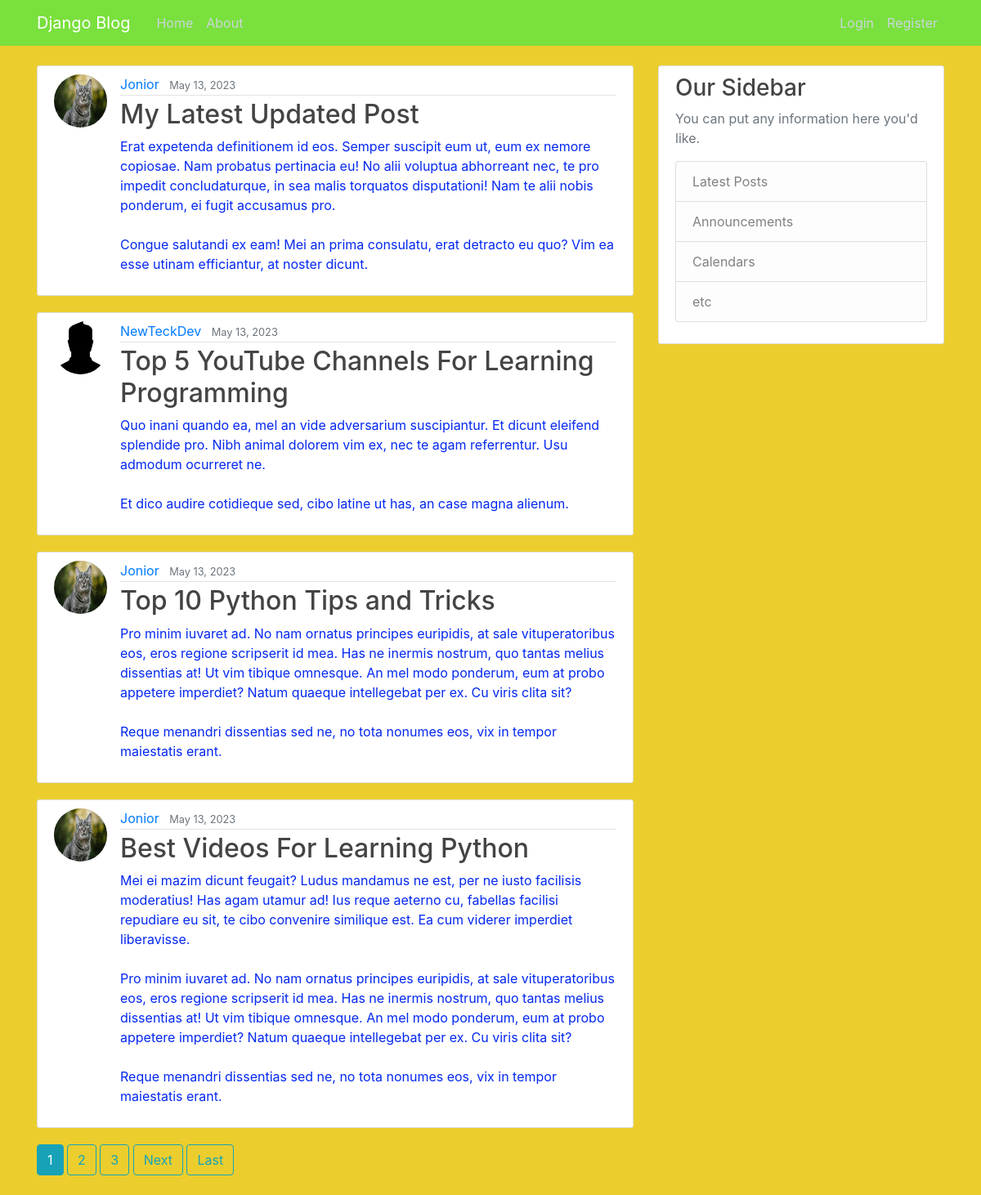
The page / on the database its author committed.
### blog/models.py (models this page shows, shortened)
class Post(models.Model):
    title = models.CharField(max_length=100)
    content = models.TextField()
    date_posted=models.DateTimeField(default=timezone.now)
    author = models.ForeignKey(User, on_delete=models.CASCADE)

### users/models.py (models this page shows, shortened)
class Profile(models.Model):
    user = models.OneToOneField(User, on_delete=models.CASCADE)
    image = models.ImageField(default='default.jpg', upload_to='profile_pics')

### blog/views.py (the view)
# urls.py: path('',PostListView.as_view(),name='blog-home'),
class PostListView(ListView):
    model  = Post
    template_name = 'blog/home.html'
    context_object_name = 'posts'
    ordering = ['-date_posted']
    paginate_by = 4

### blog/templates/blog/home.html (shortened to what this page needs)
{% extends "blog/base.html" %} {% block content %} {% for post in posts %}
<article class="media content-section">
  <img
    class="rounded-circle article-img"
    src="{{ post.author.profile.image.url }}"
  />
  <div class="media-body">
    <div class="article-metadata">
      <a class="mr-2" href="{% url 'user-posts' post.author.username %}">{{ post.author }}</a>
      <small class="text-muted">{{ post.date_posted|date:"F d, Y" }}</small>
    </div>
    <h2>
      <a class="article-title" href="{% url 'post-detail' post.id %}"
        >{{ post.title }}</a
      >
    </h2>
    <p class="article-content">{{ post.content }}</p>
  </div>
</article>
{% endfor %}
{% if is_paginated %}
  {% for num in page_obj.paginator.page_range %}
    {% if page_obj.number == num %}
      <a class="btn btn-info mb-4" href="?page={{ num }}">{{ num }}</a>
    {% elif num > page_obj.number|add:'-3' and num < page_obj.number|add:'3' %}
      <a class="btn btn-outline-info mb-4" href="?page={{ num }}">{{ num }}</a>
    {% endif %}
  {% endfor %}
  {% if page_obj.has_next %}
    <a class="btn btn-outline-info mb-4" href="?page={{ page_obj.next_page_number }}">Next</a>
    <a class="btn btn-outline-info mb-4"href="?page={{ page_obj.paginator.num_pages }}">Last</a>
  {% endif %}
{% endif %}
{% endblock content %}

### blog/templates/blog/base.html (shortened to what this page needs)
{% load static %}
<!DOCTYPE html>
<html>
<head>
    <link rel="stylesheet" href="https://cdn.jsdelivr.net/npm/bootstrap@4.0.0/dist/css/bootstrap.min.css">
    <link rel="stylesheet" href="{% static 'blog/main.css' %}">
</head>
<body>
    <header class="site-header">
        <nav class="navbar navbar-expand-md navbar-dark bg-steel fixed-top">
          <div class="container">
            <a class="navbar-brand mr-4" href="/">Django Blog</a>
            <div class="collapse navbar-collapse" id="navbarToggle">
              <div class="navbar-nav mr-auto">
                <a class="nav-item nav-link" href="{% url 'blog-home' %}">Home</a>
                <a class="nav-item nav-link" href="{% url 'blog-about' %}">About</a>
              </div>
              <div class="navbar-nav">
                {% if user.is_authenticated %}
                  <a class="nav-item nav-link" href="{% url 'profile' %}">Profile</a>
                  <a class="nav-item nav-link" href="{% url 'post-create' %}">New Post</a>
                  <a class="nav-item nav-link" href="{% url 'logout' %}">Logout</a>
                {% else %}
                  <a class="nav-item nav-link" href="{% url 'login' %}">Login</a>
                  <a class="nav-item nav-link" href="{% url 'register' %}">Register</a>
                {% endif %}
              </div>
            </div>
          </div>
        </nav>
    </header>
    <main role="main" class="container">
        <div class="row">
          <div class="col-md-8">
            {% block content %}{% endblock %}
          </div>
          <div class="col-md-4">
            <div class="content-section">
              <h3>Our Sidebar</h3>
              <p class='text-muted'>You can put any information here you'd like.
                <ul class="list-group">
                  <li class="list-group-item list-group-item-light">Latest Posts</li>
                  <li class="list-group-item list-group-item-light">Announcements</li>
                  <li class="list-group-item list-group-item-light">Calendars</li>
                  <li class="list-group-item list-group-item-light">etc</li>
                </ul>
              </p>
            </div>
          </div>
        </div>
    </main>
</body>
</html>

### blog/static/blog/main.css (style rules this page uses)
body { background: #ebce2e; color: #0428f1; margin-top: 5rem; }
h1, h2, h3, h4, h5, h6 { color: #444444; }
ul { margin: 0; }
.bg-steel { background-color: #79e03d; }
.site-header .navbar-nav .nav-link { color: #cbd5db; }
.content-section { background: #ffffff; padding: 10px 20px; border: 1px solid #dddddd; border-radius: 3px; margin-bottom: 20px; }
.article-title { color: #444444; }
.article-content { white-space: pre-line; }
.article-img { height: 65px; width: 65px; margin-right: 16px; }
.article-metadata { padding-bottom: 1px; margin-bottom: 4px; border-bottom: 1px solid #e3e3e3 }

### rows shown on the page
Post: author.profile.image (picture), author "Jonior", date_posted "May 13, 2023", title "My Latest Updated Post", content "Erat expetenda definitionem id eos. Semper suscipit eum ut, eum ex nemore copiosae. Nam probatus pertinacia eu! No alii voluptua abhorreant nec, te pro impedit concludaturque, in sea malis torquatos disputationi! Nam te alii nobis ponderum, ei fugit accusamus pro. Congue salutandi ex eam! Mei an prima consulatu, erat detracto eu quo? Vim ea esse utinam efficiantur, at noster dicunt."
Post: author.profile.image (placeholder picture), author "NewTeckDev", date_posted "May 13, 2023", title "Top 5 YouTube Channels For Learning Programming", content "Quo inani quando ea, mel an vide adversarium suscipiantur. Et dicunt eleifend splendide pro. Nibh animal dolorem vim ex, nec te agam referrentur. Usu admodum ocurreret ne. Et dico audire cotidieque sed, cibo latine ut has, an case magna alienum."
Post: author.profile.image (picture), author "Jonior", date_posted "May 13, 2023", title "Top 10 Python Tips and Tricks", content "Pro minim iuvaret ad. No nam ornatus principes euripidis, at sale vituperatoribus eos, eros regione scripserit id mea. Has ne inermis nostrum, quo tantas melius dissentias at! Ut vim tibique omnesque. An mel modo ponderum, eum at probo appetere imperdiet? Natum quaeque intellegebat per ex. Cu viris clita sit? Reque menandri dissentias sed ne, no tota nonumes eos, vix in tempor maiestatis erant."
Post: author.profile.image (picture), author "Jonior", date_posted "May 13, 2023", title "Best Videos For Learning Python", content "Mei ei mazim dicunt feugait? Ludus mandamus ne est, per ne iusto facilisis moderatius! Has agam utamur ad! Ius reque aeterno cu, fabellas facilisi repudiare eu sit, te cibo convenire similique est. Ea cum viderer imperdiet liberavisse. Pro minim iuvaret ad. No nam ornatus principes euripidis, at sale vituperatoribus eos, eros regione scripserit id mea. Has ne inermis nostrum, quo tantas melius dissentias at! Ut vim tibique omnesque. An mel modo ponderum, eum at probo appetere imperdiet? Natum quaeque intellegebat per ex. Cu viris clita sit? Reque menandri dissentias sed ne, no tota nonumes eos, vix in tempor maiestatis erant."

### other values the page prints
{{ num }} "1"
{{ num }} "2" "3"
